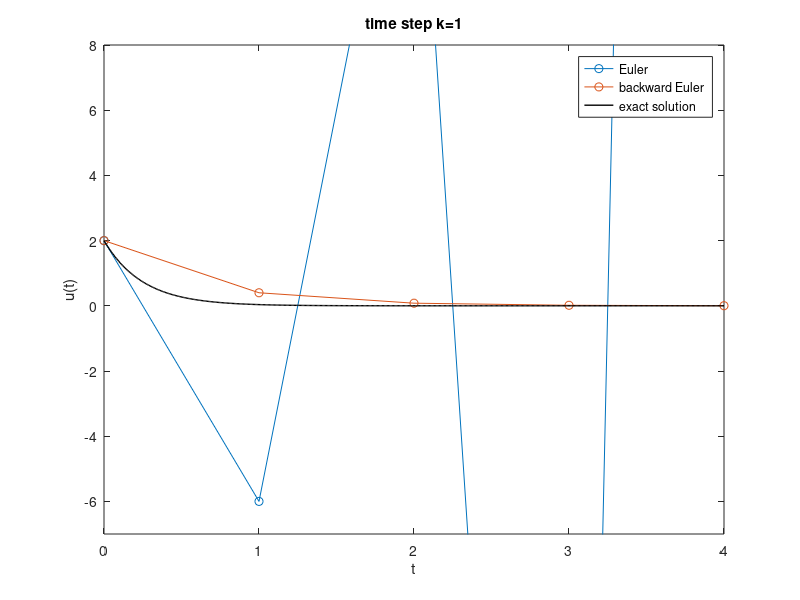
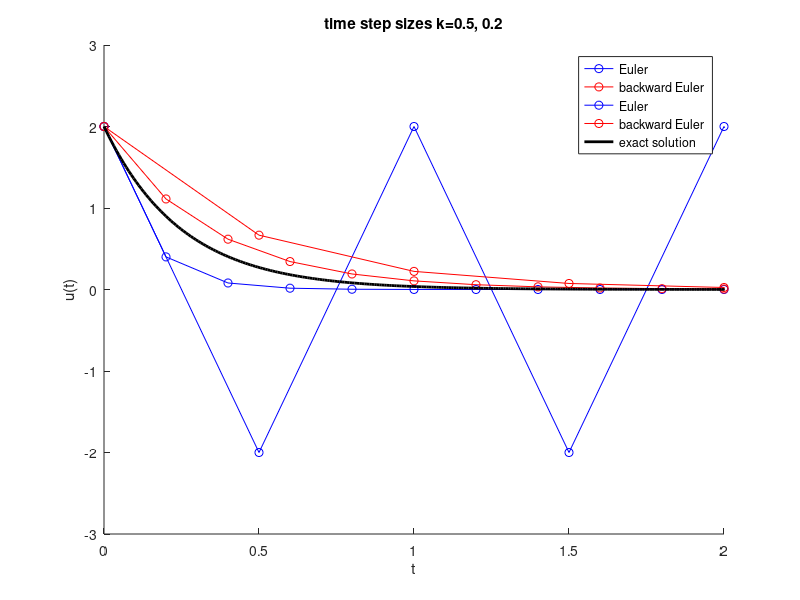
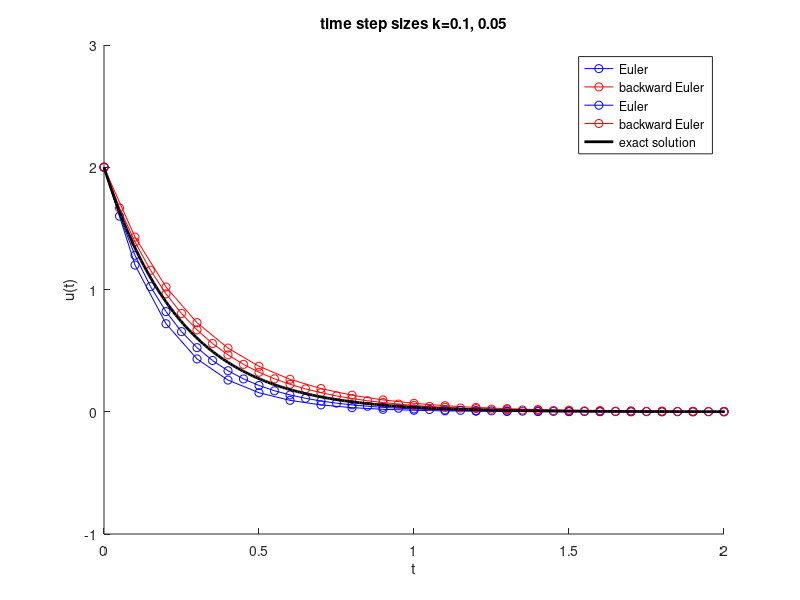

These figures' MATLAB source, in order:
% EULERBOTH  Plot the solutions from applying (forward) Euler
% and backwards Euler methods to the simply ODE IVP
%   u'(t) = - 4 u(t),  u(0) = 2
% Step size k=1 is shown in Figure 1 and sizes k=0.5, 0.2 in
% Figure 2.

T = 4;

% exact soluton on fine grid
tt = linspace(0,T,501);
uexact = 2 * exp(-4 * tt);

% k = 1 step size
figure(1)
k = 1;
t = 0:k:T;
N = T / k;
uEULER = 2 * (-3).^(0:N);
uBE    = 2 * (1/5).^(0:N);
plot(t,uEULER,'o-',t,uBE,'o-')
hold on
plot(tt,uexact,'k','linewidth',1.0)
hold off
legend('Euler','backward Euler','exact solution')
xlabel t, ylabel('u(t)')
axis([0 T -7 8])
title('time step k=1')
print -dpng eulerbothone.png

% k = 0.5, 0.2 step sizes
figure(2)
hold on
for k = [0.5 0.2]
    t = 0:k:T;
    N = T / k;
    uEULER = 2 * (1 - 4*k).^(0:N);
    uBE    = 2 * (1/(1 + 4*k)).^(0:N);
    plot(t,uEULER,'bo-',t,uBE,'ro-')
end
hold on
plot(tt,uexact,'k','linewidth',2.0)
hold off
legend('Euler','backward Euler','Euler','backward Euler','exact solution')
xlabel t, ylabel('u(t)')
axis([0 2 -3 3])
title('time step sizes k=0.5, 0.2')
print -dpng eulerbothsmaller.png


% k = 0.1, 0.05 step sizes
figure(3)
hold on
for k = [0.1 0.05]
    t = 0:k:T;
    N = T / k;
    uEULER = 2 * (1 - 4*k).^(0:N);
    uBE    = 2 * (1/(1 + 4*k)).^(0:N);
    plot(t,uEULER,'bo-',t,uBE,'ro-')
end
hold on
plot(tt,uexact,'k','linewidth',2.0)
hold off
legend('Euler','backward Euler','Euler','backward Euler','exact solution')
xlabel t, ylabel('u(t)')
axis([0 2 -1 3])
title('time step sizes k=0.1, 0.05')
print -dpng eulerbothgood.png
